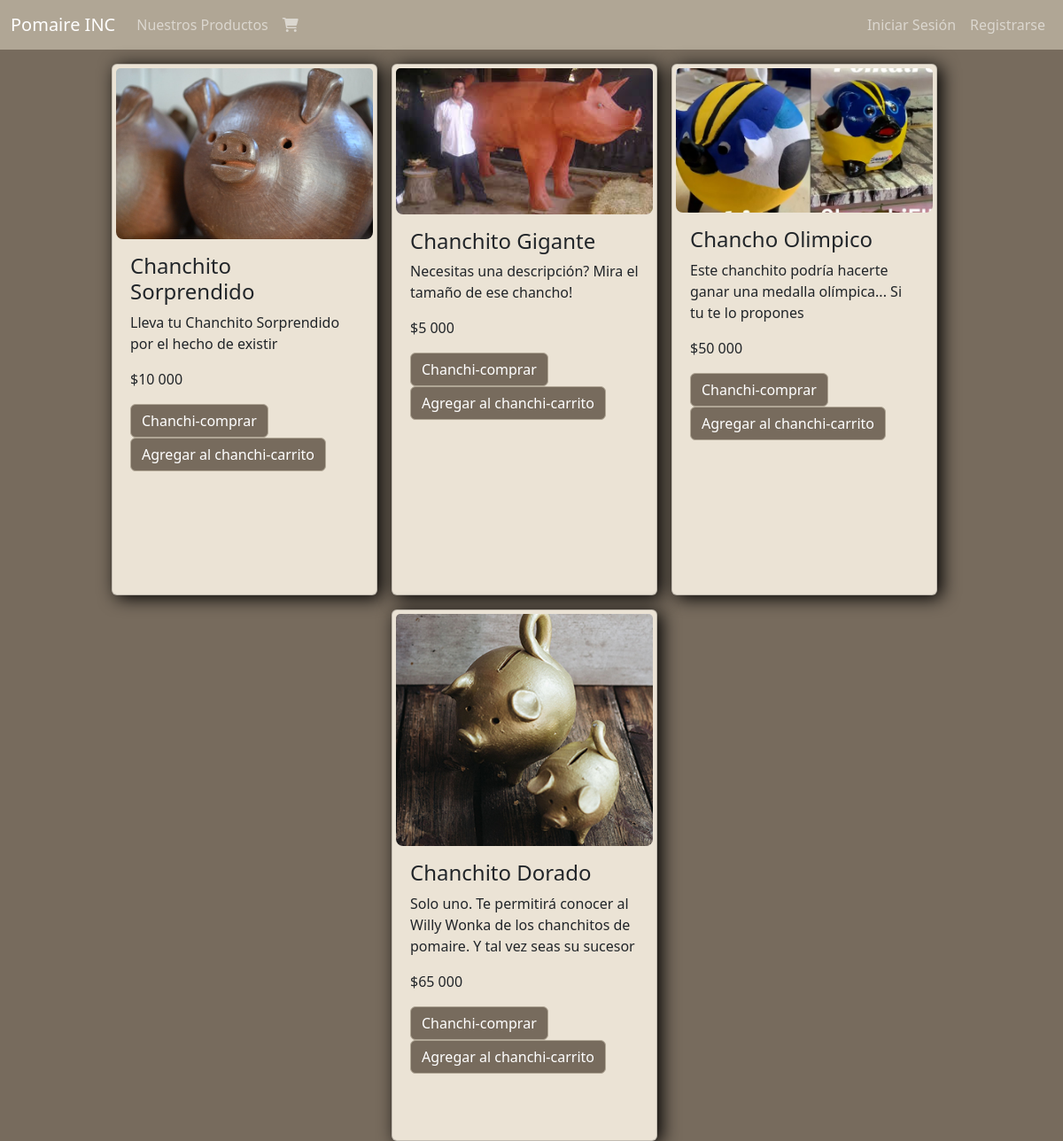
/productos/, run on an earlier commit of the app's database.
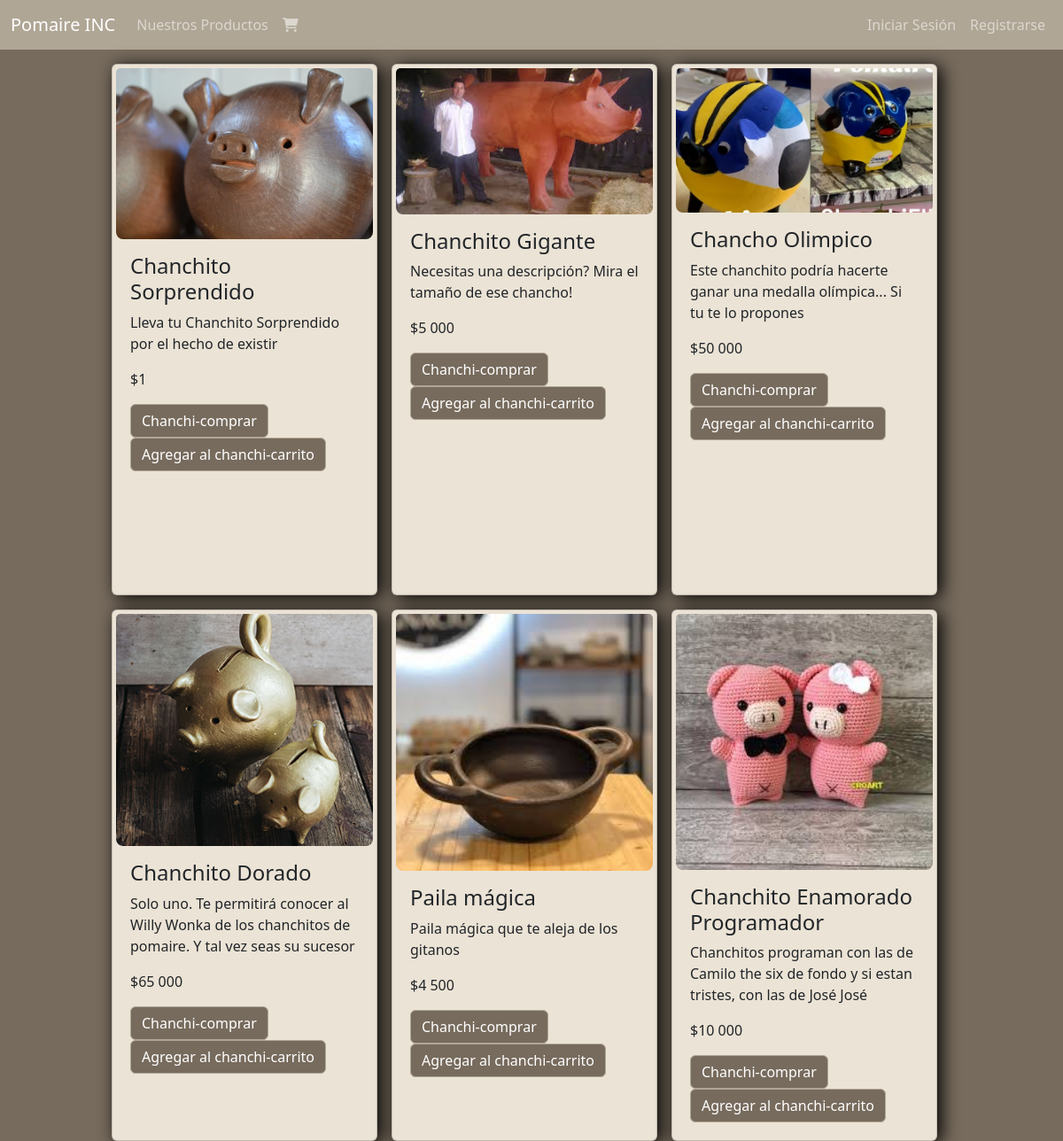
And on a later commit of the database.
### pagina/models.py (models this page shows, shortened)
class Producto (models.Model):
    TIPO = [
        ('C', 'Chanchito'),
        ('P', 'Paila')
    ]
    tipo = models.CharField(max_length=1,choices=TIPO, default= 'C')
    id = models.UUIDField(default=uuid.uuid4, primary_key=True, unique=True, editable=False)
    nombre = models.CharField(max_length=50,unique=True)
    descripcion = models.CharField(max_length=300)
    valor = models.IntegerField()
    stock = models.IntegerField()
    imagen = models.ImageField(upload_to="productos/")
    @property
    def get_image_url(self):
        try:
            return self.imagen.url
        except:
            return ""

### pagina/views.py (the view)
# urls.py: path('productos/',productos, name='productos'),
def productos(request):
    productos = Producto.objects.all()
    context = {'productos': productos}
    return render(request, "core/productos.html", context)

### pagina/templates/core/productos.html
{% extends "core/template.html" %}
{% load humanize %}
{% load static %}
{% block content %}
<div class="d-flex flex-row justify-content-center flex-wrap contenedor">
  {% for producto in productos %}
  <div class="card" style="width: 300px; height: 600px">
      <img src="{{producto.get_image_url}}" alt="{{producto.nombre}}" class="card-img-top">
    <div class="card-body">
      <h4 class="card-title">{{producto.nombre}}</h4>
      <p class="card-text">
        {{producto.descripcion}}
      </p>
      <p>${{producto.valor | intcomma}}</p>
      <button type="button" class="btn btn-primary boton-carrito update-cart" data-product="{{producto.id}}" data-buy="true" data-action='add'>Chanchi-comprar</button>
<button type="button" class="btn btn-primary boton-carrito update-cart" data-product="{{producto.id}}" data-action='add'>Agregar al chanchi-carrito</button>
    </div>
  </div>
  {% endfor %}
  </div>
{% endblock content %}

### pagina/templates/core/template.html (shortened to what this page needs)
{% load static %}
<!DOCTYPE html>
<html lang="es">
  <head>
    <link rel="stylesheet" href="{% static 'core/css/test.css'%}" />
    <link
      href="https://cdn.jsdelivr.net/npm/bootstrap@5.3.3/dist/css/bootstrap.css"
      rel="stylesheet"
    />
    <link
      rel="stylesheet"
      href="https://cdnjs.cloudflare.com/ajax/libs/font-awesome/6.0.0-beta3/css/all.min.css"
    />
  </head>
  <body class="">
    <nav class="navbar navbar-expand-sm navbar-dark barra">
      <div class="container-fluid">
        <a class="navbar-brand" href="{%url 'index'%}">Pomaire INC</a>
        <div class="collapse navbar-collapse" id="mynavbar">
          <ul class="navbar-nav me-auto">
            <li class="nav-item">
              <a class="nav-link" href="{%url 'productos'%}"
                >Nuestros Productos</a
              >
            </li>
            <li class="nav-item">
              <a class="nav-link" href="{%url 'carrito' %}"
                ><i class="fa-solid fa-cart-shopping"></i
              ></a>
            </li>
          </ul>
          <ul class="navbar-nav">
            {% if not user.is_authenticated %}
            <li class="nav-item">
              <a class="nav-link" href="{%url 'login' %}">Iniciar Sesión</a>
            </li>
            <li class="nav-item">
              <a class="nav-link" href="{%url 'registrar' %}">Registrarse</a>
            </li>
            {% endif %}
          </ul>
        </div>
      </div>
    </nav>
    {% block content %}{% endblock content %}
  </body>
</html>

### pagina/static/core/css/test.css (style rules this page uses)
.barra { background-color: #b0a695 !important; color: white !important; }
body { background-color: #776b5d !important; }
.card { background-color: #ebe3d5 !important; backdrop-filter: blur(3); filter: drop-shadow(5px 3px 10px black); padding: 0.25rem; }
.contenedor { gap: 1rem; margin-right: 1rem; margin-top: 1rem; }
.btn { background-color: #776b5d !important ; transition : all 0.4s !important; border-color: #b0a695 !important; }
img { border-radius: 0.5rem; }

What changed in the data, as far as the page shows it:
changed Producto "Chanchito Sorprendido": valor "10 000" → "1"
added Producto: get_image_url (picture), nombre "Paila mágica", descripcion "Paila mágica que te aleja de los gitanos", valor "4 500"
added Producto: get_image_url (picture), nombre "Chanchito Enamorado Programador", descripcion "Chanchitos programan con las de Camilo the six de fondo y si estan tristes, con las de José José", valor "10 000"
